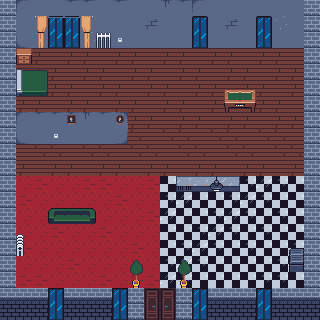

A level layout from a 2D game, rendered from its tile map. Below: a short description, then the map file with its tile-grid data intact:
An orthogonal 20x20 tile map with 16x16 px tiles, 4 tile layers (collision, terrain, upper, upper second), 3 tilesets.

<map version="1.10" tiledversion="1.11.2" orientation="orthogonal" renderorder="right-down" width="20" height="20" tilewidth="16" tileheight="16" infinite="0" nextlayerid="5" nextobjectid="1">
 <properties>
  <property name="collidable" type="bool" value="true" />
 </properties>
 <tileset firstgid="1" name="tileset_modern_rpg_background" tilewidth="16" tileheight="16" tilecount="256" columns="16">
  <image source="../../assets/Dark City 16x16 Tileset/tileset_modern_rpg_background.png" width="256" height="256" />
 </tileset>
 <tileset firstgid="257" name="tileset_modern_rpg_furniture" tilewidth="16" tileheight="16" tilecount="256" columns="16">
  <image source="../../assets/Dark City 16x16 Tileset/tileset_modern_rpg_furniture.png" width="256" height="256" />
 </tileset>
 <tileset firstgid="513" name="tileset_modern_rpg_props" tilewidth="16" tileheight="16" tilecount="256" columns="16">
  <image source="../../assets/Dark City 16x16 Tileset/tileset_modern_rpg_props.png" width="256" height="256" />
 </tileset>
 <layer id="4" name="collision" width="20" height="20">
  <data encoding="csv">
1,1,1,1,1,1,1,1,1,1,1,1,1,1,1,1,1,1,1,1,
1,1,1,1,1,1,1,1,1,1,1,1,1,1,1,1,1,1,1,1,
1,1,1,1,1,1,1,1,1,1,1,1,1,1,1,1,1,1,1,1,
1,1,0,0,0,0,0,0,0,0,0,0,0,0,0,0,0,0,0,1,
1,1,1,0,0,0,0,0,0,0,0,0,0,0,0,0,0,0,0,1,
1,1,1,0,0,0,0,0,0,0,0,0,0,0,0,0,0,0,0,1,
1,0,0,0,0,0,0,0,0,0,0,0,0,0,1,1,0,0,0,1,
1,1,1,1,1,1,1,1,0,0,0,0,0,0,0,0,0,0,0,1,
1,1,1,1,1,1,1,1,0,0,0,0,0,0,0,0,0,0,0,1,
1,0,0,0,0,0,0,0,0,0,0,0,0,0,0,0,0,0,0,1,
1,0,0,0,0,0,0,0,0,0,0,0,0,0,0,0,0,0,0,1,
1,0,0,0,0,0,0,0,0,0,0,1,1,1,1,0,0,0,0,1,
1,0,0,0,0,0,0,0,0,0,0,0,0,0,0,0,0,0,0,1,
1,0,0,1,1,1,0,0,0,0,0,0,0,0,0,0,0,0,0,1,
1,0,0,0,0,0,0,0,0,0,0,0,0,0,0,0,0,0,0,1,
1,1,0,0,0,0,0,0,0,0,0,0,0,0,0,0,0,0,0,1,
1,0,0,0,0,0,0,0,0,0,0,0,0,0,0,0,0,0,1,1,
1,0,0,0,0,0,0,0,0,0,0,0,0,0,0,0,0,0,0,1,
1,1,1,1,1,1,1,1,1,1,1,1,1,1,1,1,1,1,1,1,
1,1,1,1,1,1,1,1,1,1,1,1,1,1,1,1,1,1,1,1
</data>
 </layer>
 <layer id="1" name="terrain" width="20" height="20">
  <data encoding="csv">
86,41,57,57,42,42,57,42,57,57,43,42,42,57,57,57,57,57,57,2684354601,
86,57,57,57,57,57,57,57,57,58,57,57,57,57,58,57,57,45,57,57,
86,1610612777,57,57,57,45,57,57,57,57,57,57,57,57,57,57,57,57,57,57,
86,2,2,3,2,2,3,2,2,3,2,2,3,2,2,3,2,2,3,86,
86,3,2,2,3,2,2,3,2,2,3,2,2,3,2,2,3,2,2,86,
86,2,3,2,2,3,2,2,3,2,2,3,2,2,3,2,2,3,2,86,
86,2,2,3,2,2,3,2,2,3,2,2,3,2,2,3,2,2,3,86,
86,41,42,42,42,43,42,2684354601,2,2,3,2,2,3,2,2,3,2,2,86,
86,1610612777,57,57,57,57,57,3221225513,4,3,4,4,3,4,4,3,4,4,3,86,
86,3,4,4,3,4,4,3,4,4,3,4,4,3,4,4,3,4,4,86,
86,2,3,2,2,3,2,2,3,2,2,3,2,2,3,2,2,3,2,86,
86,228,227,228,228,227,227,228,228,227,246,247,248,246,246,247,248,247,246,86,
86,227,228,228,228,228,228,227,228,228,247,248,246,246,247,248,247,246,246,86,
86,228,228,228,227,228,228,228,228,227,248,246,246,247,248,247,246,247,246,86,
86,228,228,227,228,228,227,228,228,228,246,246,247,248,247,246,247,246,246,86,
86,227,228,228,228,228,228,228,227,228,246,247,248,247,246,247,246,246,247,86,
86,228,228,228,227,228,228,228,228,228,247,248,247,246,246,246,246,247,247,86,
86,227,227,228,228,228,227,228,228,227,248,247,246,246,246,246,247,247,246,86,
87,87,87,53,87,87,87,53,86,15,16,86,53,87,87,87,53,87,87,87,
53,53,53,53,53,53,53,53,86,14,15,86,53,53,53,53,53,53,53,53
</data>
 </layer>
 <layer id="2" name="upper" width="20" height="20">
  <data encoding="csv">
0,0,0,0,0,0,0,0,0,0,0,0,41,0,0,0,0,0,0,86,
0,0,0,324,324,0,0,0,0,0,0,0,324,0,0,0,324,0,0,86,
0,0,521,340,340,0,452,520,0,0,0,0,340,0,0,0,340,0,0,86,
0,278,0,0,0,0,0,0,0,0,0,0,0,0,0,0,0,0,0,0,
0,2147484015,2147484014,0,0,0,0,0,0,0,0,0,0,0,0,0,0,0,0,0,
0,2147484031,2147484030,0,0,0,0,0,0,0,0,0,0,0,301,302,0,0,0,0,
0,0,0,0,0,0,0,0,0,0,0,0,0,0,317,318,0,0,0,0,
0,0,0,0,642,0,0,643,0,0,0,0,0,0,0,0,0,0,0,0,
0,0,0,520,0,0,0,0,0,0,0,0,0,0,0,0,0,0,0,0,
0,0,0,0,0,0,0,0,0,0,0,0,0,0,0,0,0,0,0,0,
0,0,0,0,0,0,0,0,0,0,0,0,0,0,0,0,0,0,0,0,
0,0,0,0,0,0,0,0,0,0,0,438,439,439,440,0,0,0,0,0,
0,0,0,0,0,0,0,0,0,0,0,0,0,0,0,0,0,0,0,0,
0,0,0,401,402,403,0,0,0,0,0,0,0,0,0,0,0,0,0,0,
0,0,0,0,0,0,0,0,0,0,0,0,0,0,0,0,0,0,0,0,
0,0,0,0,0,0,0,0,0,0,0,0,0,0,0,0,0,0,737,0,
0,0,0,0,0,0,0,0,363,0,0,363,0,0,0,0,0,0,753,0,
0,0,0,0,0,0,0,0,379,0,0,379,0,0,0,0,0,0,0,0,
0,0,0,324,0,0,0,324,0,2147483976,328,0,324,0,0,0,324,0,0,0,
0,0,0,340,0,0,0,340,0,2147483992,344,0,340,0,0,0,340,0,0,0
</data>
 </layer>
 <layer id="3" name="upper second" width="20" height="20">
  <data encoding="csv">
0,0,0,0,0,0,0,0,0,0,0,0,0,0,0,0,0,0,0,0,
0,0,397,398,398,399,0,0,0,0,0,0,0,0,0,0,0,0,0,0,
0,0,413,0,0,415,0,0,0,0,0,0,0,0,0,0,0,0,0,0,
0,0,0,0,0,0,0,0,0,0,0,0,0,0,0,0,0,0,0,0,
0,0,0,0,0,0,0,0,0,0,0,0,0,0,0,0,0,0,0,0,
0,0,0,0,0,0,0,0,0,0,0,0,0,0,0,0,0,0,0,0,
0,0,0,0,0,0,0,0,0,0,0,0,0,0,0,0,0,0,0,0,
0,0,0,0,0,0,0,0,0,0,0,0,0,0,0,0,0,0,0,0,
0,0,0,0,0,0,0,0,0,0,0,0,0,0,0,0,0,0,0,0,
0,0,0,0,0,0,0,0,0,0,0,0,0,0,0,0,0,0,0,0,
0,0,0,0,0,0,0,0,0,0,0,0,0,0,0,0,0,0,0,0,
0,0,0,0,0,0,0,0,0,0,0,0,0,456,0,0,0,0,0,0,
0,0,0,0,0,0,0,0,0,0,0,0,0,0,0,0,0,0,0,0,
0,0,0,0,0,0,0,0,0,0,0,0,0,0,0,0,0,0,0,0,
0,437,0,0,0,0,0,0,0,0,0,0,0,0,0,0,0,0,0,0,
0,453,0,0,0,0,0,0,0,0,0,0,0,0,0,0,0,0,0,0,
0,0,0,0,0,0,0,0,0,0,0,0,0,0,0,0,0,0,0,0,
0,0,0,0,0,0,0,0,0,0,0,0,0,0,0,0,0,0,0,0,
0,0,0,0,0,0,0,0,0,0,0,0,0,0,0,0,0,0,0,0,
0,0,0,0,0,0,0,0,0,0,0,0,0,0,0,0,0,0,0,0
</data>
 </layer>
</map>
